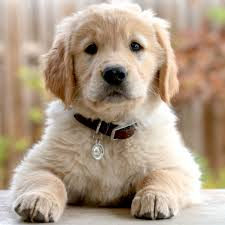
#> input picture photos/dog.jpg, 225 x 225 px
$ python spaces.py
#> lines starting #> are read from the running program, lines starting #| are printed output that depends on the picture
import cv2 as cv
import numpy as np
import matplotlib.pyplot as plt

#color spaces --> rgb spaces,grayscal
img = cv.imread('photos/dog.jpg')
#> img is the input picture: shape (225, 225, 3); mean B, G, R 135.4, 155.9, 175.6
cv.imshow('Dog',img)

# plt.imshow(img)
# plt.show()
# point to note --> there is conversion of colour spaces in matplotlib

# BGR to grayscale -->

gray = cv.cvtColor(img,cv.COLOR_BGR2GRAY)
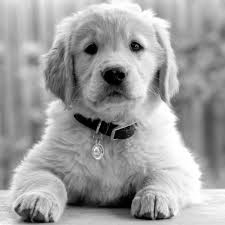
#> gray: shape (225, 225); min 0, max 255, mean 159.5
cv.imshow('Grayscale',gray)

#BGR to HSV -->

hsv =cv.cvtColor(img,cv.COLOR_BGR2HSV_FULL)
#> hsv: shape (225, 225, 3); mean H, S, V 27.3, 70, 175.8
cv.imshow('HSV',hsv)

#BGR to L*A*B
lab =cv.cvtColor(img,cv.COLOR_BGR2LAB)
#> lab: shape (225, 225, 3); mean of channels 0, 1, 2 165.7, 132.4, 141.7
cv.imshow('Lab',lab)

#BGR to RGB
rgb = cv.cvtColor(img,cv.COLOR_BGR2RGB)
cv.imshow('RGB',rgb)

plt.imshow(rgb)
plt.show()

#cann't convert hsv to BGR
# HSV to BGR
hsv_bgr =cv.cvtColor(img,cv.COLOR_HSV2BGR)
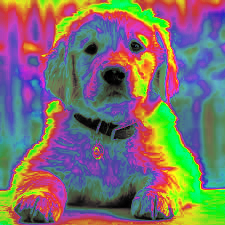
#> hsv_bgr: shape (225, 225, 3); mean B, G, R 109.8, 112.8, 123.3
cv.imshow('HSV-> BGR',hsv_bgr)

cv.waitKey(0)

$ run again, with photos/1.jpg copied over photos/dog.jpg
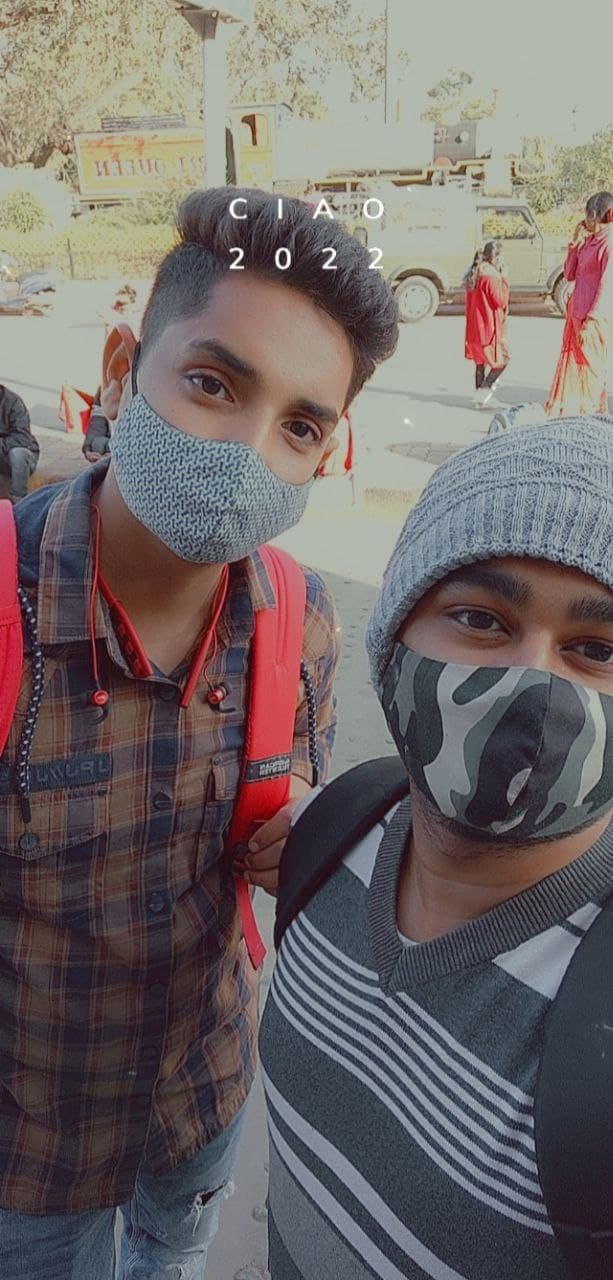
#> input picture photos/1.jpg, 613 x 1280 px
#> img is the input picture: shape (1280, 613, 3); mean B, G, R 103.9, 104.4, 112.7
#> `gray = cv.cvtColor(img,cv.COLOR_BGR2GRAY)`:
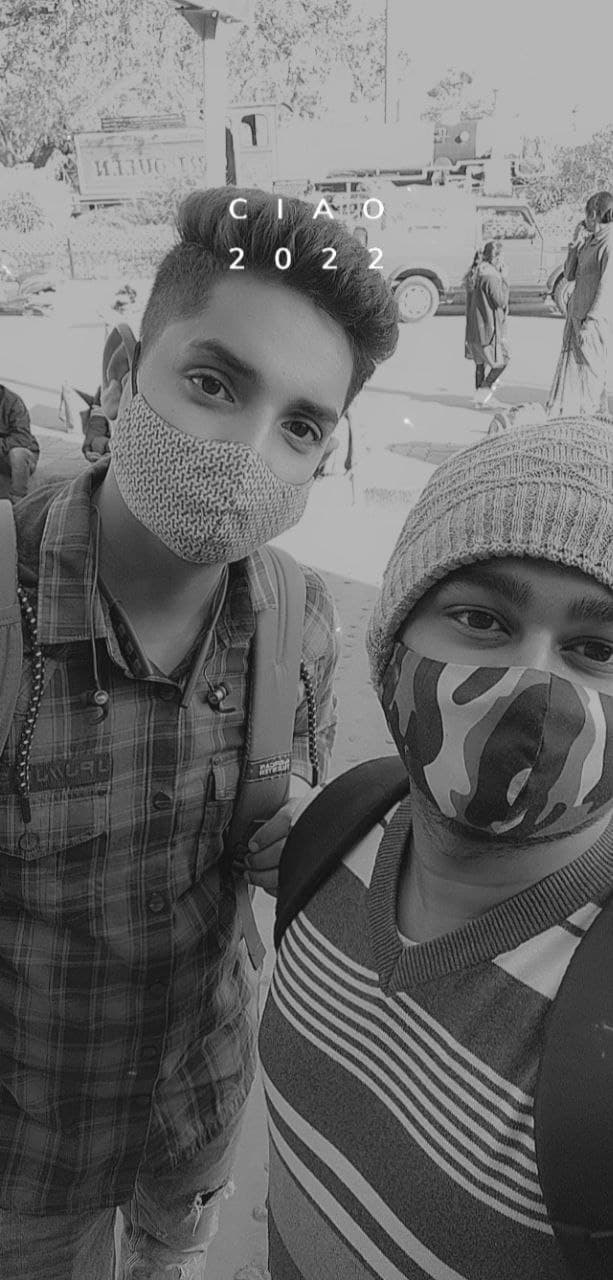
#> gray: shape (1280, 613); min 2, max 255, mean 106.8
#> hsv: shape (1280, 613, 3); mean H, S, V 120.6, 57.5, 120
#> lab: shape (1280, 613, 3); mean of channels 0, 1, 2 113, 131.9, 129.6
#> `hsv_bgr =cv.cvtColor(img,cv.COLOR_HSV2BGR)`:
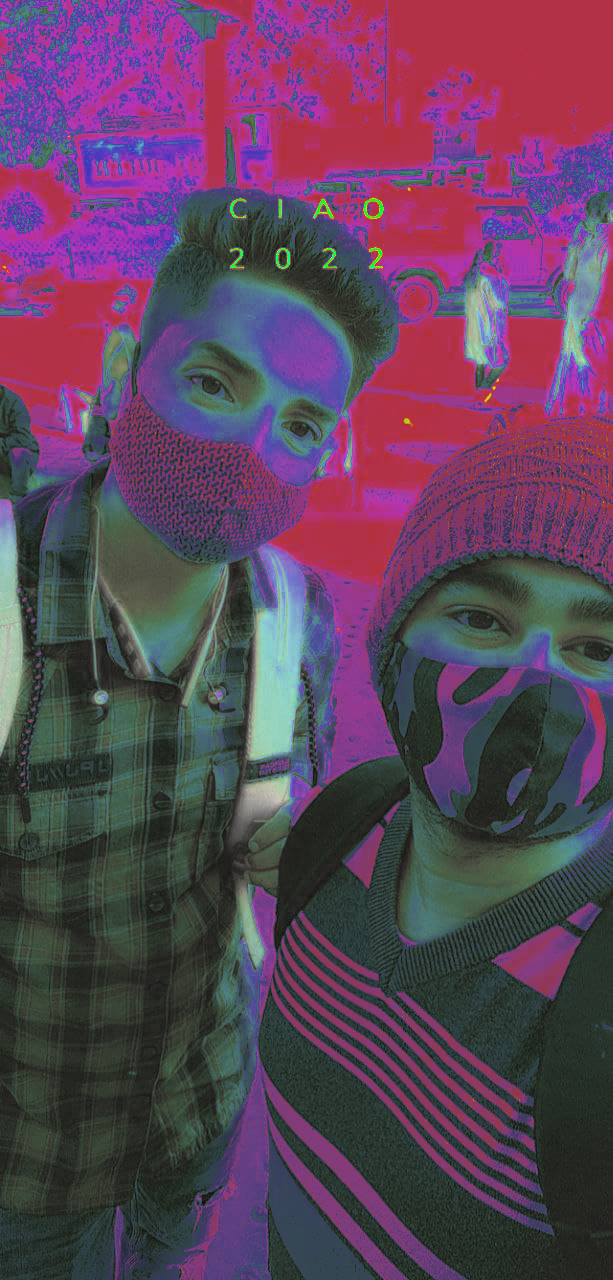
#> hsv_bgr: shape (1280, 613, 3); mean B, G, R 90, 66.3, 94.1
